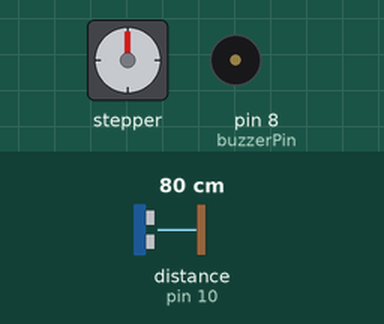
Bench run of a sketch on a simulated Arduino Uno, built with avr-gcc and run on an emulated ATmega328P. Parts: stepper motor, buzzer (waves = sounding, pin HIGH). Wiring (inferred from the names in the program): ultrasonic range finder: trigger pin 9; echo pin 10; stepper motor driver (200 steps per turn assumed): step pin 3; direction pin 4. The test bench sets the inputs (shaded band); at power-on: distance to the obstacle (sensor on pin 10) 80 cm. The echo pulse lasts 58.3 µs per cm; pins used as bus, display or sensor lines are not drawn; what the sketch prints to the serial monitor is not drawn.

Above: at 0.1 s.
Timing chart, 0 to 40.0 s (numbered marks = the images above):
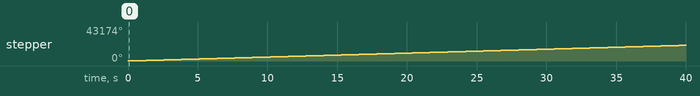

Measured:
- by itself, stepper: keeps turning clockwise at about 499°/s

The sketch:

cc_botardino.ino
```cpp
// defines pins numbers
const int stepPin = 3;
const int dirPin = 4;
const int trigPin = 9;  // Pin connected to the TRIG of HC-SR04
const int echoPin = 10; // Pin connected to the ECHO of HC-SR04
const int buzzerPin = 8; // Pin connected to the Buzzer

void setup() {
  // Sets the stepper and buzzer pins as Outputs
  pinMode(stepPin, OUTPUT);
  pinMode(dirPin, OUTPUT);
  pinMode(buzzerPin, OUTPUT); // Buzzer output

  // Set the direction to one side (you can choose either HIGH or LOW for direction)
  digitalWrite(dirPin, HIGH); // This will make the motor rotate in one direction

  // Set up ultrasonic sensor pins
  pinMode(trigPin, OUTPUT);
  pinMode(echoPin, INPUT);

  Serial.begin(9600);  // Start serial communication for debugging
}

void loop() {
  // Measure the distance using the ultrasonic sensor
  long duration, distance;

  // Send a pulse to the ultrasonic sensor to trigger a measurement
  digitalWrite(trigPin, LOW);  // Ensure TRIG is LOW before sending pulse
  delayMicroseconds(2);
  digitalWrite(trigPin, HIGH);  // Trigger pulse
  delayMicroseconds(10);
  digitalWrite(trigPin, LOW);  // End pulse

  // Read the pulse duration from the ECHO pin
  duration = pulseIn(echoPin, HIGH);

  // Calculate the distance in centimeters
  distance = (duration / 2) / 29.1;  // Speed of sound is 343 m/s, divided by 2 for round trip

  // Display distance on Serial Monitor for debugging
  Serial.print("Distance: ");
  Serial.print(distance);
  Serial.println(" cm");

  // If the distance is less than or equal to 5 cm, turn on the buzzer
  if (distance <= 5) {
    digitalWrite(buzzerPin, HIGH);  // Turn on buzzer
  } else {
    digitalWrite(buzzerPin, LOW);   // Turn off buzzer
  }

  // Rotate the stepper motor
  for (int x = 0; x < 20000000000000000000000000000000000; x++) {  // Rotate one full cycle (200 steps)
    digitalWrite(stepPin, HIGH);
    delayMicroseconds(1800);  // Speed control
    digitalWrite(stepPin, LOW);
    delayMicroseconds(1800);  // Speed control
  }

  delay(0); // Delay for 1 second after each rotation
}
```
